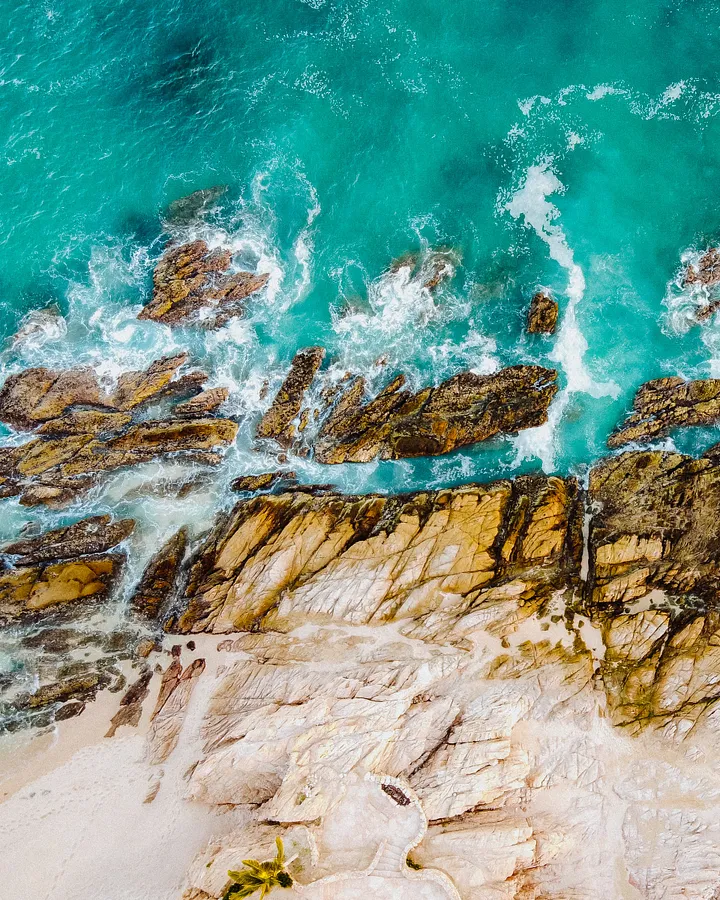
#> input picture transformations/testimage.jpeg, 720 x 900 px
$ python meanfilter.py
#> lines starting #> are read from the running program, lines starting #| are printed output that depends on the picture
import numpy as np
import pandas as pd
import cv2
img = cv2.imread("testimage.jpeg",cv2.IMREAD_UNCHANGED)
#> img is the input picture: shape (900, 720, 3); mean B, G, R 140.8, 153.8, 116.1
kernel = np.ones((10,10),np.float32)/25
meanFilter = cv2.filter2D(img,-1,kernel)
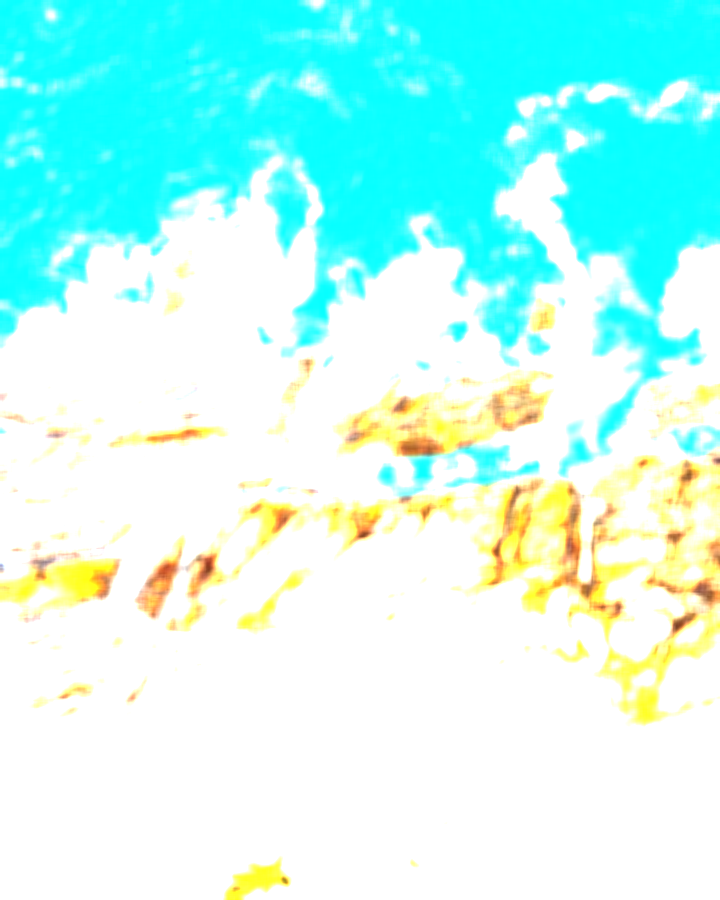
#> meanFilter: shape (900, 720, 3); mean B, G, R 243.3, 253, 189.4
cv2.imshow("Mean Filtered Image",np.hstack((img, meanFilter)))
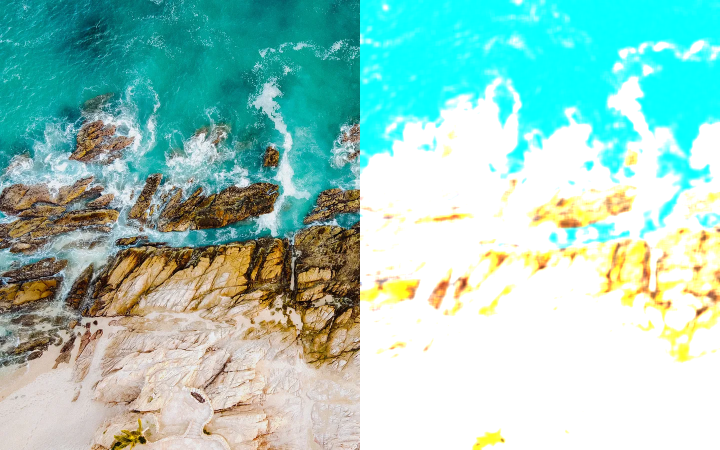
#> window 'Mean Filtered Image': shape (900, 1440, 3) (shown at 1/2 size); mean B, G, R 192, 203.4, 152.7
cv2.waitKey(0)
cv2.destroyAllWindows()
